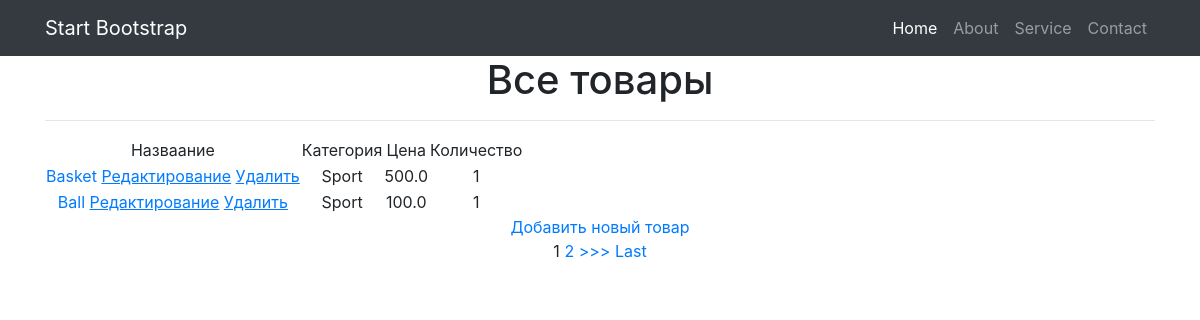
Before: /products/ with the older database file.
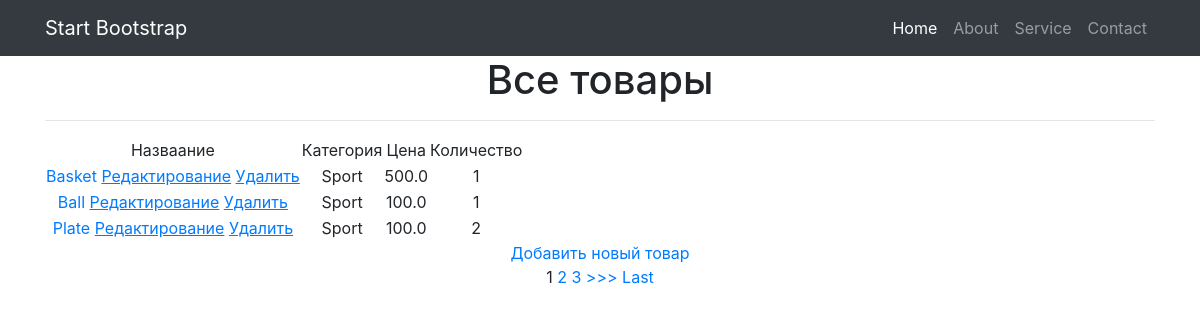
After: the same page with the newer database file.
### simpleapp/models.py (models this page shows, shortened)
class Product(models.Model):
    name = models.CharField(
        max_length=50,
        unique=True,  # названия товаров не должны повторяться
    )
    description = models.TextField()
    quantity = models.IntegerField(
    )
    category = models.ForeignKey(
        'Category',
        on_delete=models.CASCADE,
    )
    price = models.FloatField(
        validators=[MinValueValidator(0.0)],
    )

class Category(models.Model):
    name = models.CharField(max_length=100, unique=True)  # названия категорий тоже не должны повторяться

### simpleapp/views.py (the view)
# urls.py: path('',Products.as_view()),
class Products(ListView):
    model = Product  # указываем модель, объекты которой мы будем выводить
    template_name = 'products.html'  # указываем имя шаблона, в котором будет лежать HTML, в котором будут все инструкции о том, как именно пользователю должны вывестись наши объекты
    context_object_name = 'products'  # это имя списка, в котором будут лежать все объекты, его надо указать, чтобы обратиться к самому списку объектов через HTML-шаблон
    ordering = ['-price']
    paginate_by = 1
    def get_context_data(self, **kwargs):
        context = super().get_context_data(**kwargs)
        context['filter'] = ProductFilter(self.request.GET, queryset=self.get_queryset())
        return context

### templates/products.html (shortened to what this page needs)
<!DOCTYPE html>
<html lang="en">
<head>
</head>
<body>
{% extends 'simpleapp/default.html' %}
{% block content %}
<h1>Все товары</h1>
<hr>
    <table>
        <thead>
            <td>Назваание</td>
            <td>Категория</td>
            <td>Цена</td>
            <td>Количество</td>
        </thead>
        {% for product in filter.qs %}
        <tr>
            <td>
                <a href="{% url 'product_detail' product.id %}">{{ product.name|title }}</a>
                <a href="{% url 'product_update' product.id %}"><u>Редактирование</u></a>
                <a href="{% url 'product_delete' product.id %}"><u>Удалить</u></a>
            </td>
            <td>{{ product.category.name|title }}</td>
            <td>{{ product.price }}</td>
            <td>{{ product.quantity }}</td>
        </tr>
        {% endfor %}
    </table>
<a href="{% url 'product_create' %}">Добавить новый товар</a> <br>
{% if is_paginated %}
    {% for num in page_obj.paginator.page_range %}
        {% if page_obj.number == num %}
            <a>{{ num }}</a>
        {% elif num > page_obj.number|add:'-3' and num < page_obj.number|add:'3' %}
            <a href="?page={{ num }}">{{ num }}</a>
        {% endif %}
    {% endfor %}
    {% if page_obj.has_next %}
        <a href="?page={{ page_obj.next_page_number }}">>>></a>
        <a href="?page={{ page_obj.paginator.num_pages }}">Last</a>
    {% endif %}
{% endif %}
<br>
{% endblock content %}

Changed rows visible on the page:
added Product: name "Plate", category.name "Sport", price "100.0", quantity "2"
Other visible differences:
new list line: "3"
